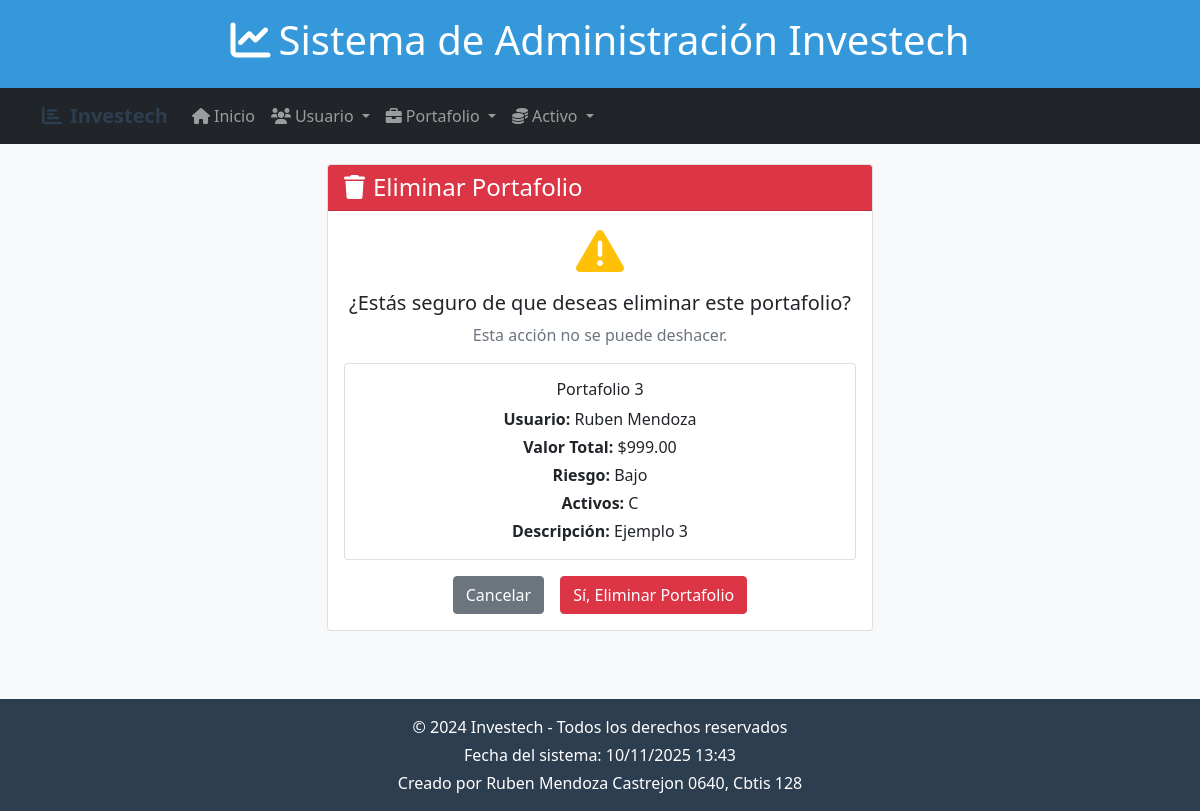
The app's page /portafolios/borrar/4/ with its own data.
### app_investech/models.py (models this page shows, shortened)
class Portafolio(models.Model):
    usuario = models.ForeignKey(Usuario, on_delete=models.CASCADE, related_name="portafolios")
    nombre = models.CharField(max_length=100)
    descripcion = models.TextField(blank=True)
    valor_total = models.DecimalField(max_digits=12, decimal_places=2, default=0.00)
    fecha_creacion = models.DateTimeField(auto_now_add=True)
    riesgo = models.CharField(max_length=50, choices=[('bajo', 'Bajo'), ('medio', 'Medio'), ('alto', 'Alto')])
    activos = models.ManyToManyField('Activo', related_name="portafolios")

class Usuario(models.Model):
    nombre = models.CharField(max_length=100)
    apellido = models.CharField(max_length=100)
    email = models.EmailField(unique=True)
    telefono = models.CharField(max_length=20, blank=True, null=True)
    fecha_registro = models.DateTimeField(auto_now_add=True)
    pais = models.CharField(max_length=50)
    saldo_disponible = models.DecimalField(max_digits=12, decimal_places=2, default=0.00)

class Activo(models.Model):
    nombre = models.CharField(max_length=100)
    tipo = models.CharField(max_length=50, choices=[
        ('accion', 'Acción'),
        ('bono', 'Bono'),
        ('cripto', 'Criptomoneda'),
        ('fondo', 'Fondo de inversión'),
        ('otro', 'Otro'),
    ])
    simbolo = models.CharField(max_length=10)
    precio_actual = models.DecimalField(max_digits=10, decimal_places=2)
    fecha_actualizacion = models.DateTimeField(auto_now=True)
    mercado = models.CharField(max_length=100)
    volatilidad = models.DecimalField(max_digits=5, decimal_places=2, help_text="Porcentaje de volatilidad")

### app_investech/views.py (the view)
# urls.py: path('portafolios/borrar/<int:portafolio_id>/', views.borrar_portafolio, name='borrar_portafolio'),
def borrar_portafolio(request, portafolio_id):
    portafolio = get_object_or_404(Portafolio, id=portafolio_id)
    if request.method == 'POST':
        portafolio.delete()
        return redirect('inicio_portafolio')
    return render(request, 'portafolio/borrar_portafolio.html', {'portafolio': portafolio})

### app_investech/templates/portafolio/borrar_portafolio.html (shortened to what this page needs)
{% extends 'base.html' %}
{% block content %}
<div class="row">
    <div class="col-md-6 mx-auto">
        <div class="card">
            <div class="card-header bg-danger text-white">
                <h4 class="mb-0"><i class="fas fa-trash me-2"></i>Eliminar Portafolio</h4>
            </div>
            <div class="card-body text-center">
                <i class="fas fa-exclamation-triangle fa-3x text-warning mb-3"></i>
                <h5>¿Estás seguro de que deseas eliminar este portafolio?</h5>
                <p class="text-muted">Esta acción no se puede deshacer.</p>
                <div class="card mb-3">
                    <div class="card-body">
                        <h6>{{ portafolio.nombre }}</h6>
                        <p class="mb-1"><strong>Usuario:</strong> {{ portafolio.usuario.nombre }} {{ portafolio.usuario.apellido }}</p>
                        <p class="mb-1"><strong>Valor Total:</strong> ${{ portafolio.valor_total }}</p>
                        <p class="mb-1"><strong>Riesgo:</strong> {{ portafolio.get_riesgo_display }}</p>
                        <p class="mb-1"><strong>Activos:</strong>
                            {% if portafolio.activos.all %}
                                {% for activo in portafolio.activos.all %}
                                    {{ activo.simbolo }}{% if not forloop.last %}, {% endif %}
                                {% endfor %}
                            {% else %}
                                Ninguno
                            {% endif %}
                        </p>
                        <p class="mb-0"><strong>Descripción:</strong> {{ portafolio.descripcion|truncatewords:10 }}</p>
                    </div>
                </div>
                <form method="POST">
                    <div class="d-grid gap-2 d-md-flex justify-content-md-center">
                        <a href="{% url 'inicio_portafolio' %}" class="btn btn-secondary me-md-2">Cancelar</a>
                        <button type="submit" class="btn btn-danger">Sí, Eliminar Portafolio</button>
                    </div>
                </form>
            </div>
        </div>
    </div>
</div>
{% endblock %}

### app_investech/templates/base.html (style rules this page uses)
body { background-color: #f8f9fa; min-height: 100vh; display: flex; flex-direction: column; }

### records on screen
Portafolio: nombre "Portafolio 3", usuario.nombre "Ruben", usuario.apellido "Mendoza", valor_total "999.00", riesgo "Bajo", descripcion "Ejemplo 3"
Activo: simbolo "C"
